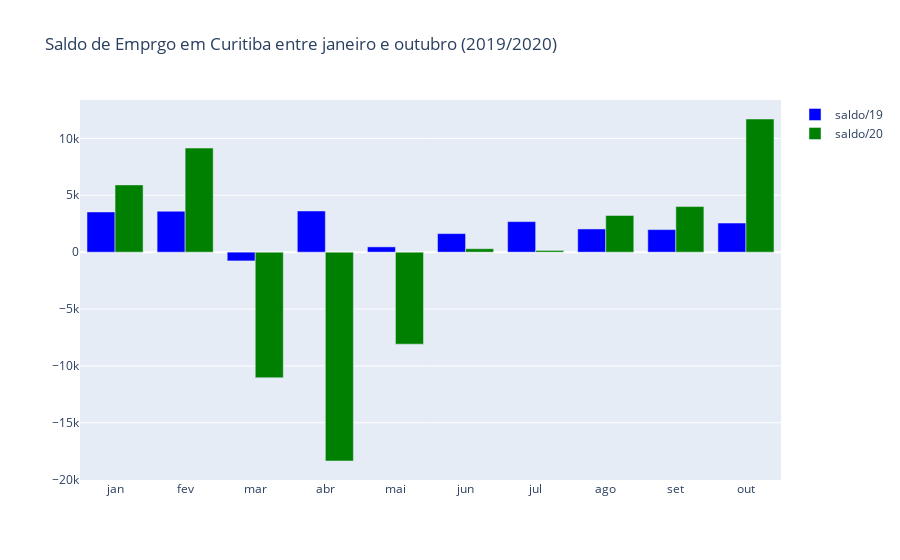

Notebook code for this chart:
### Code cell
fig = go.Figure(
   data=[
       go.Bar(
           x=saldo_19.index,
           y=saldo_19,
           name='saldo/19',
           marker=dict(color='blue')
       ),
       go.Bar(
           x=saldo_20.index,
           y=saldo_20,
           name='saldo/20',
           marker=dict(color='green')
       ),
   ],
   layout=go.Layout(
       title='Saldo de Emprgo em Curitiba entre janeiro e outubro (2019/2020)'
   )
)
fig.show()

### Figure 1 — Plotly figure (JSON) as saved in the notebook; plotly's stock layout.template omitted (floating-point values rounded to 4 significant figures)
{"data": [{"marker": {"color": "blue"}, "name": "saldo/19", "type": "bar", "x": ["jan", "fev", "mar", "abr", "mai", "jun", "jul", "ago", "set", "out"], "y": [3534, 3597, -771, 3618, 464, 1629, 2684, 2038, 1984, 2559]}, {"marker": {"color": "green"}, "name": "saldo/20", "type": "bar", "x": ["jan", "fev", "mar", "abr", "mai", "jun", "jul", "ago", "set", "out"], "y": [5912, 9147, -11041, -18359, -8088, 301, 153, 3219, 4006, 11704]}], "layout": {"title": {"text": "Saldo de Emprgo em Curitiba entre janeiro e outubro (2019/2020)"}}}
